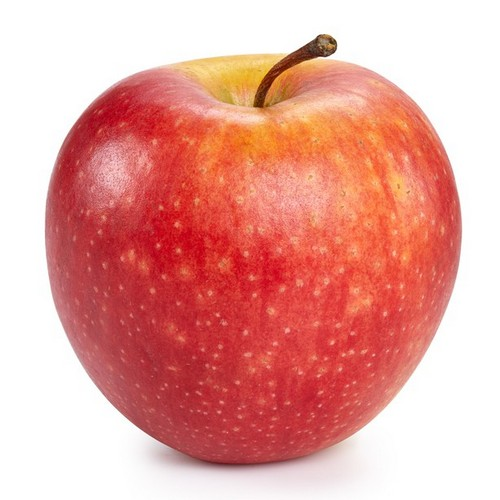
%> input picture TUGAS EKSTRAKSI FITUR-1918092 C-FERNANDA/data latih/apel merah/apel merah 01.jpg, 500 x 500 px; its folder holds 4 pictures in this run
$ octave pelatihan.m   (GNU Octave 9; MATLAB toolbox functions it lacks are replaced by stand-ins)
%> lines starting %> are read from the running program, lines starting %| are printed output that depends on the picture; in (x1, y1, x2, y2) boxes, pixels count from 0 and x2, y2 are one past the last pixel; in counts of white or black regions, pixels touching at a corner belong together; the program's own positions count from 1
clc; clear; close all; warning off all;

%%% apel merah
% membaca file citra
nama_folder = 'data latih/apel merah';
nama_file = dir(fullfile(nama_folder,'*.jpg'));
jumlah_file = numel(nama_file);

% menginisialisasi variabel ciri_merah dan target_merah
ciri_merah = zeros(jumlah_file,3);
target_merah = cell(jumlah_file,1);

% melakukan pengolahan citra terhadap seluruh file
for n = 1:jumlah_file
    %membaca file citra rgb
    Img = im2double(imread(fullfile(nama_folder,nama_file(n).name)));
    nama_file(n).name
    % mengkonversi citra rgb menjadi citra greyscale
    Img_gray = rgb2gray(Img);
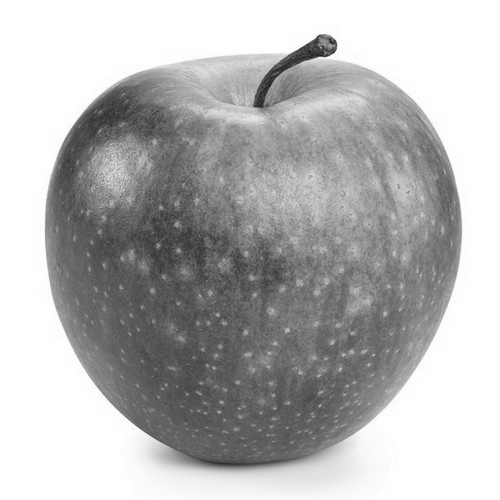
%> Img_gray: size 500x500 double; min 0.0917, max 1, mean 0.714
%     figure, imshow(Img)
%     figure, imshow(Img_gray)
    % mengkonversi citra grayscale menjadi citra biner
    bw = im2bw(Img_gray,.9);
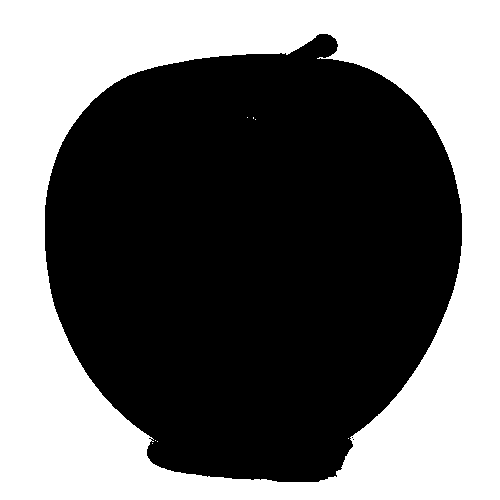
%> bw: size 500x500 logical; 42.9% white; 8 white regions (7 under 20 px), largest, box (x1, y1, x2, y2) and area: (0, 0, 500, 500) 107206
%     figure, imshow(bw)
    % melakukan operasi komplemen
    bw = imcomplement(bw);
%     figure, imshow(bw)
    % melakukan operasi morfologi untuk menyempurnakan hasil segmentasi
    % 1. filling holes
    bw = imfill(bw,'holes');
%> bw: size 500x500 logical; 57.1% white; 1 black region, box (x1, y1, x2, y2) and area: (0, 0, 500, 500) 107203
%     figure, imshow(bw)
    % 2. area opening
    bw = bwareaopen(bw,100);
%> bw: size 500x500 logical; 57.1% white; 1 black region, box (x1, y1, x2, y2) and area: (0, 0, 500, 500) 107205
%     figure, imshow(bw)
    %ekstraksi ciri warna rgb
    R = Img(:,:,1);
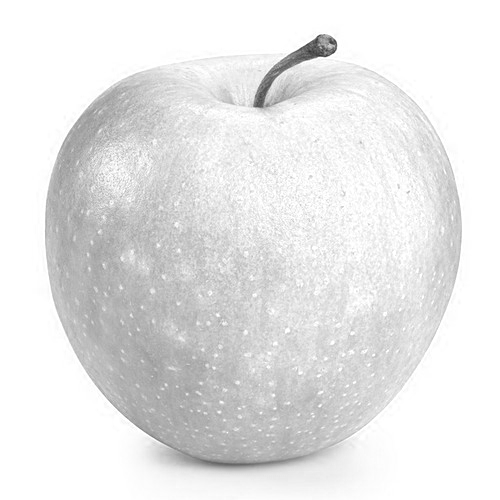
%> R: size 500x500 double; min 0.196, max 1, mean 0.904
    G = Img(:,:,2);
    B = Img(:,:,3);
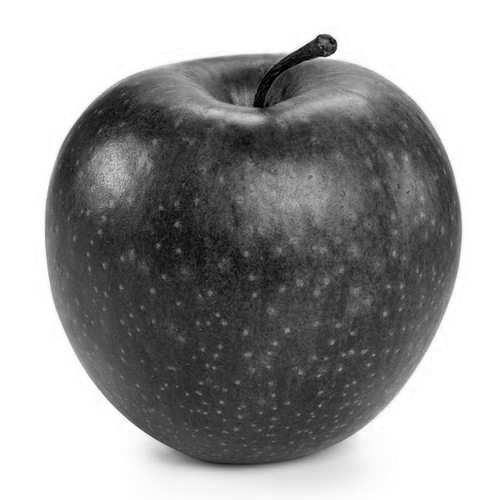
%> B: size 500x500 double; min 0, max 1, mean 0.609
    R(~bw) = 0;
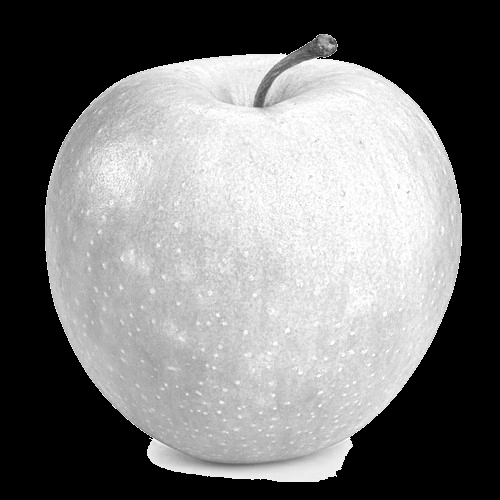
%> R: size 500x500 double; min 0, max 1, mean 0.477
    G(~bw) = 0;
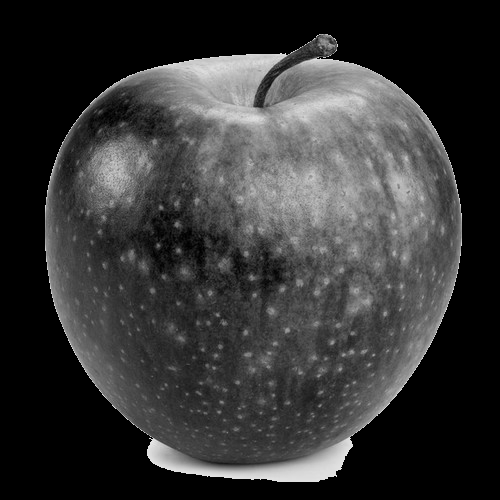
%> G: size 500x500 double; min 0, max 0.906, mean 0.21
    B(~bw) = 0;
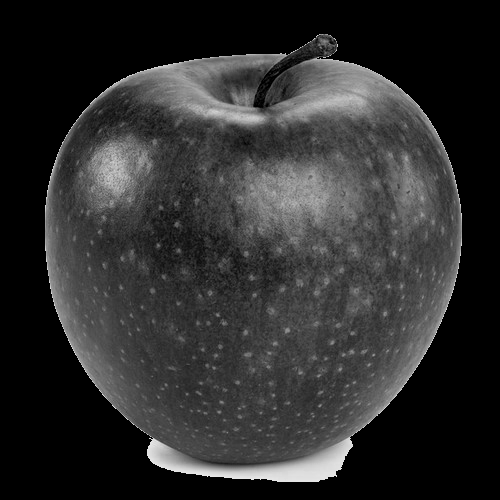
%> B: size 500x500 double; min 0, max 0.906, mean 0.182
%     RGB = cat(3,R,G,B);
%     figure, imshow(RGB)
    Red = sum(sum(R))/sum(sum(bw));
%> Red = 0.835
    Green = sum(sum(G))/sum(sum(bw));
%> Green = 0.368
    Blue = sum(sum(B))/sum(sum(bw));
%> Blue = 0.318
    %mengisi variabel ciri merah dengan ciri hasil ekstraksi
    ciri_merah(n,1) = Red;
    ciri_merah(n,2) = Green;
    ciri_merah(n,3) = Blue;
    %mengisi variabel target merah dengan nama kelas apel merah
    target_merah{n} = 'apel merah';
end;
%> pass 2 of the loop `for n = 1:jumlah_file`:
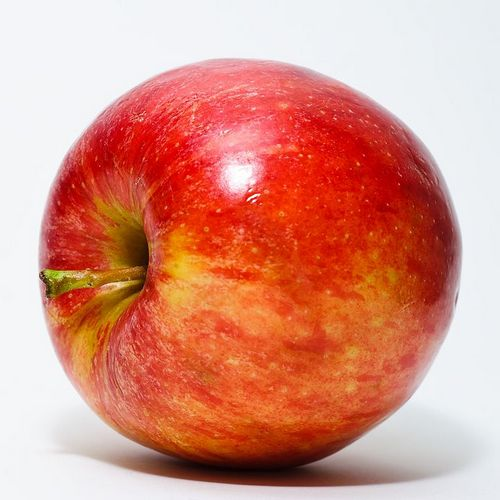
%> input picture TUGAS EKSTRAKSI FITUR-1918092 C-FERNANDA/data latih/apel merah/apel merah 02.jpg, 500 x 500 px
%> `bw = im2bw(Img_gray,.9);`:
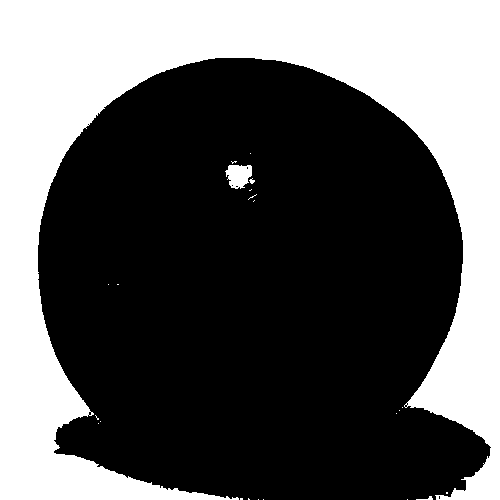
%> bw: size 500x500 logical; 36.6% white; 23 white regions (19 under 20 px), largest, box (x1, y1, x2, y2) and area: (0, 0, 500, 500) 90911, (225, 165, 252, 189) 479, (416, 496, 433, 500) 28, (249, 178, 255, 184) 20
%> `B(~bw) = 0;`:
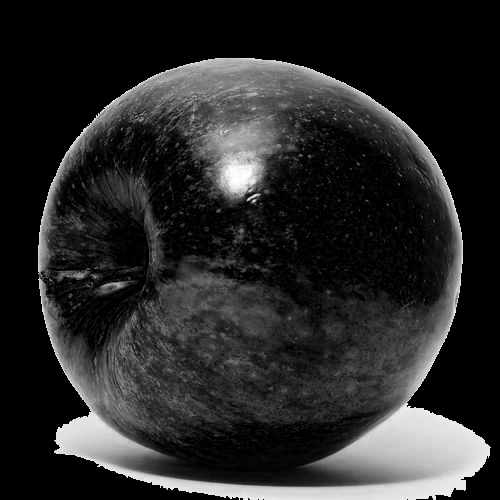
%> B: size 500x500 double; min 0, max 1, mean 0.159
%> Red = 0.798
%> Green = 0.359
%> Blue = 0.25
%> pass 3 of the loop `for n = 1:jumlah_file`:
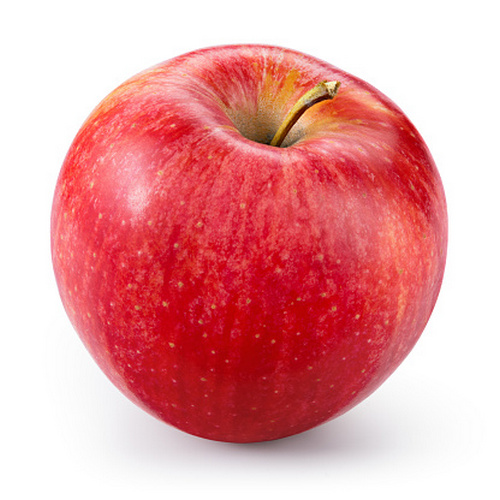
%> input picture TUGAS EKSTRAKSI FITUR-1918092 C-FERNANDA/data latih/apel merah/apel merah 03.jpg, 500 x 500 px
%> `bw = im2bw(Img_gray,.9);`:
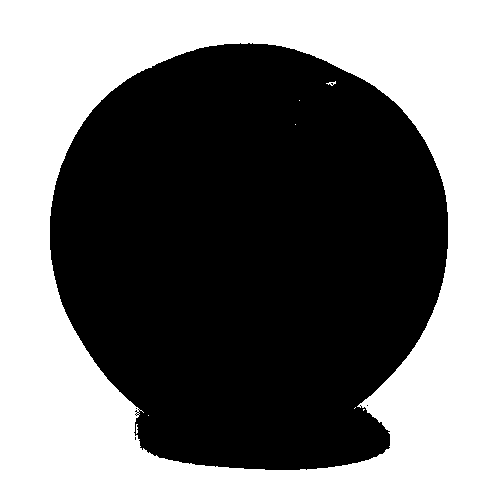
%> bw: size 500x500 logical; 46.7% white; 8 white regions (6 under 20 px), largest, box (x1, y1, x2, y2) and area: (0, 0, 500, 500) 116583, (326, 81, 336, 86) 22
%> `B(~bw) = 0;`:
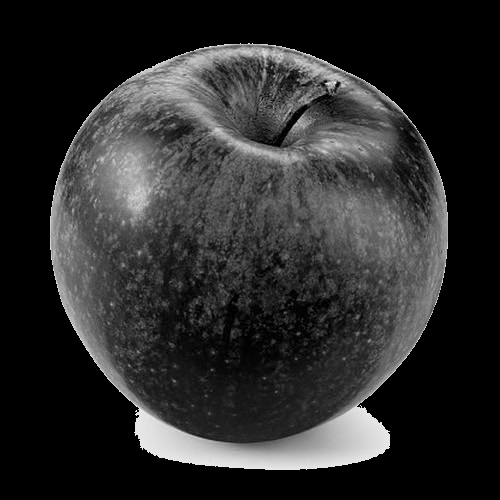
%> B: size 500x500 double; min 0, max 0.933, mean 0.173
%> Red = 0.826
%> Green = 0.305
%> Blue = 0.324
%> the loop made 4 passes; the first 3 are shown

%%% apel hijau
% membaca file citra
nama_folder = 'data latih/apel hijau';
%> nama_folder = 'data latih/apel hijau'
nama_file = dir(fullfile(nama_folder,'*.jpg'));
jumlah_file = numel(nama_file);
%> jumlah_file = 0

% menginisialisasi variabel ciri_hijau dan target_hijau
ciri_hijau = zeros(jumlah_file,3);
target_hijau = cell(jumlah_file,1);
%> target_hijau = {}

% melakukan pengolahan citra terhadap seluruh file
for n = 1:jumlah_file
    %membaca file citra rgb
    Img = im2double(imread(fullfile(nama_folder,nama_file(n).name)));
    nama_file(n).name
    % mengkonversi citra rgb menjadi citra greyscale
    Img_gray = rgb2gray(Img);
%     figure, imshow(Img)
%     figure, imshow(Img_gray)
    % mengkonversi citra grayscale menjadi citra biner
    bw = im2bw(Img_gray,.9);
%     figure, imshow(bw)
    % melakukan operasi komplemen
    bw = imcomplement(bw);
%     figure, imshow(bw)
    % melakukan operasi morfologi untuk menyempurnakan hasil segmentasi
    % 1. filling holes
    bw = imfill(bw,'holes');
%     figure, imshow(bw)
    % 2. area opening
    bw = bwareaopen(bw,100);
%     figure, imshow(bw)
    %ekstraksi ciri warna rgb
    R = Img(:,:,1);
    G = Img(:,:,2);
    B = Img(:,:,3);
    R(~bw) = 0;
    G(~bw) = 0;
    B(~bw) = 0;
%     RGB = cat(3,R,G,B);
%     figure, imshow(RGB)
    Red = sum(sum(R))/sum(sum(bw));
    Green = sum(sum(G))/sum(sum(bw));
    Blue = sum(sum(B))/sum(sum(bw));
    %mengisi variabel ciri hijau dengan ciri hasil ekstraksi
    ciri_hijau(n,1) = Red;
    ciri_hijau(n,2) = Green;
    ciri_hijau(n,3) = Blue;
    %mengisi variabel target hijau dengan nama kelas apel hijau
    target_hijau{n} = 'apel hijau';
end;

%menyusun variabel ciri latih dan target latih
ciri_latih = [ciri_merah;ciri_hijau];
target_latih = [target_merah;target_hijau];

%melakukan pelatihan menggunakan algoritma k-nn
Mdl = fitcknn(ciri_latih,target_latih,'NumNeighbors',5);

%membaca kelas keluaran hasil pelatihan
%> (the run ends here)
